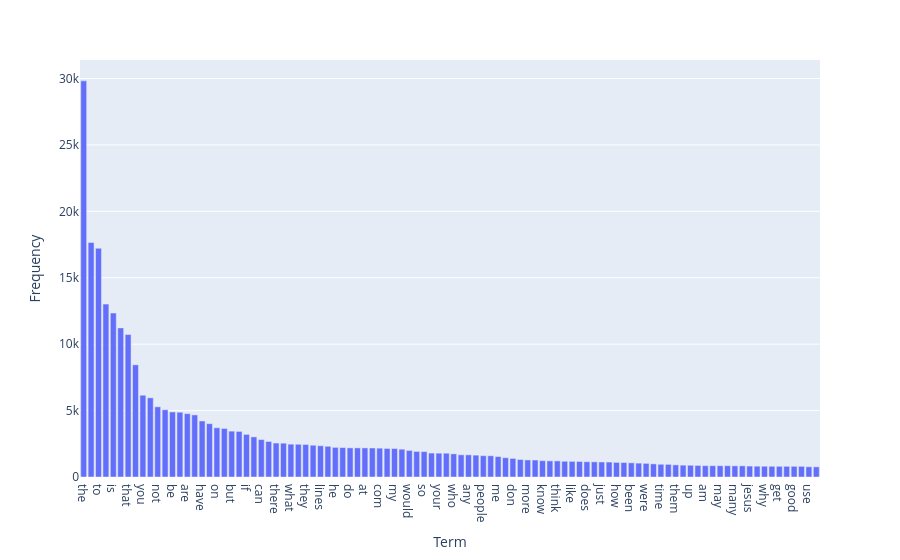

The notebook cell this image was saved under:
### Markdown cell above
### >>> **Exercise 14 (take home):** 
Additionally, you can attempt to sort the terms on the `x-axis` by frequency instead of in alphabetical order. This way the visualization is more meaninfgul and you will be able to observe the so called [long tail](https://en.wikipedia.org/wiki/Long_tail) (get familiar with this term since it will appear a lot in data mining and other statistics courses). see picture below

![alt txt](https://upload.wikimedia.org/wikipedia/commons/thumb/8/8a/Long_tail.svg/1000px-Long_tail.svg.png)

### Code cell
# Answer here
# calculate term frequencies for all terms
all_terms = count_vect.get_feature_names_out()
df_freq = pd.DataFrame({
    'Term': all_terms,
    'Frequency': term_frequencies
})
# choose top 100 terms
df_sorted = df_freq.sort_values(by='Frequency', ascending=False).head(100)

fig = px.bar(
    data_frame=df_sorted,
    x='Term',
    y='Frequency',
    labels={'Term': 'Term', 'Frequency': 'Frequency'},
)

fig.show()

### Figure 1 — Plotly figure (JSON) as saved in the notebook; plotly's stock layout.template omitted (floating-point values rounded to 4 significant figures)
{"data": [{"hovertemplate": "Term=%{x}<br>Frequency=%{y}<extra></extra>", "legendgroup": "", "marker": {"color": "#636efa", "pattern": {"shape": ""}}, "name": "", "orientation": "v", "showlegend": false, "textposition": "auto", "type": "bar", "x": ["the", "of", "to", "and", "is", "in", "that", "it", "you", "for", "not", "this", "be", "from", "are", "edu", "have", "as", "on", "with", "but", "or", "if", "was", "can", "we", "there", "by", "what", "subject", "they", "an", "lines", "one", "he", "god", "do", "organization", "at", "re", "com", "about", "my", "all", "would", "will", "so", "some", "your", "no", "who", "has", "any", "writes", "people", "which", "me", "article", "don", "his", "more", "other", "know", "when", "think", "their", "like", "university", "does", "out", "just", "only", "how", "also", "been", "than", "were", "then", "time", "because", "them", "posting", "up", "had", "am", "should", "may", "these", "many", "say", "jesus", "see", "why", "us", "get", "very", "good", "believe", "use", "such"], "xaxis": "x", "y": [29825, 17660, 17222, 13017, 12343, 11226, 10723, 8447, 6157, 5962, 5285, 5063, 4898, 4877, 4769, 4675, 4218, 4015, 3709, 3655, 3453, 3432, 3208, 3020, 2818, 2674, 2556, 2548, 2472, 2464, 2448, 2393, 2353, 2312, 2232, 2216, 2193, 2192, 2191, 2186, 2172, 2148, 2143, 2093, 2000, 1925, 1912, 1802, 1793, 1791, 1742, 1671, 1669, 1645, 1604, 1599, 1543, 1453, 1400, 1318, 1286, 1278, 1230, 1215, 1213, 1184, 1177, 1170, 1151, 1142, 1130, 1127, 1100, 1090, 1068, 1045, 1028, 989, 959, 952, 914, 892, 885, 870, 852, 851, 850, 850, 841, 840, 825, 814, 811, 808, 806, 805, 805, 803, 772, 766], "yaxis": "y"}], "layout": {"barmode": "relative", "legend": {"tracegroupgap": 0}, "margin": {"t": 60}, "xaxis": {"anchor": "y", "domain": [0, 1], "title": {"text": "Term"}}, "yaxis": {"anchor": "x", "domain": [0, 1], "title": {"text": "Frequency"}}}}
